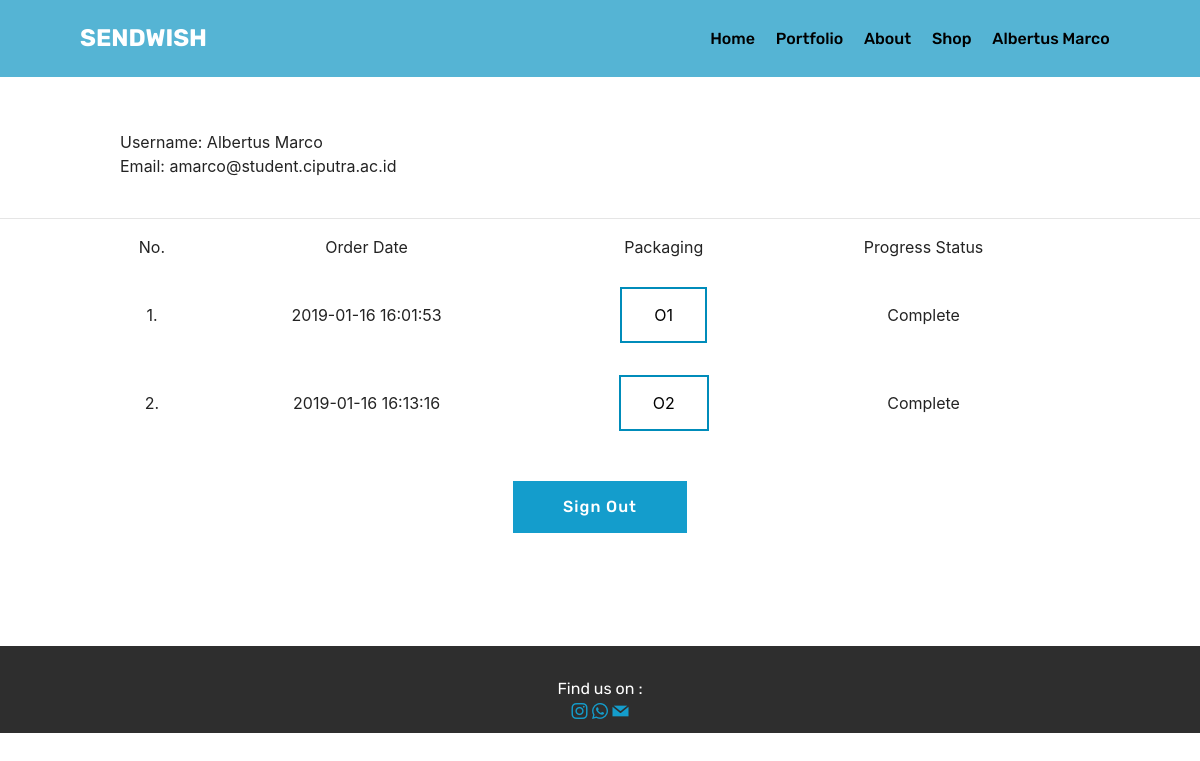
The app's page /profile.php (signed in), older data.
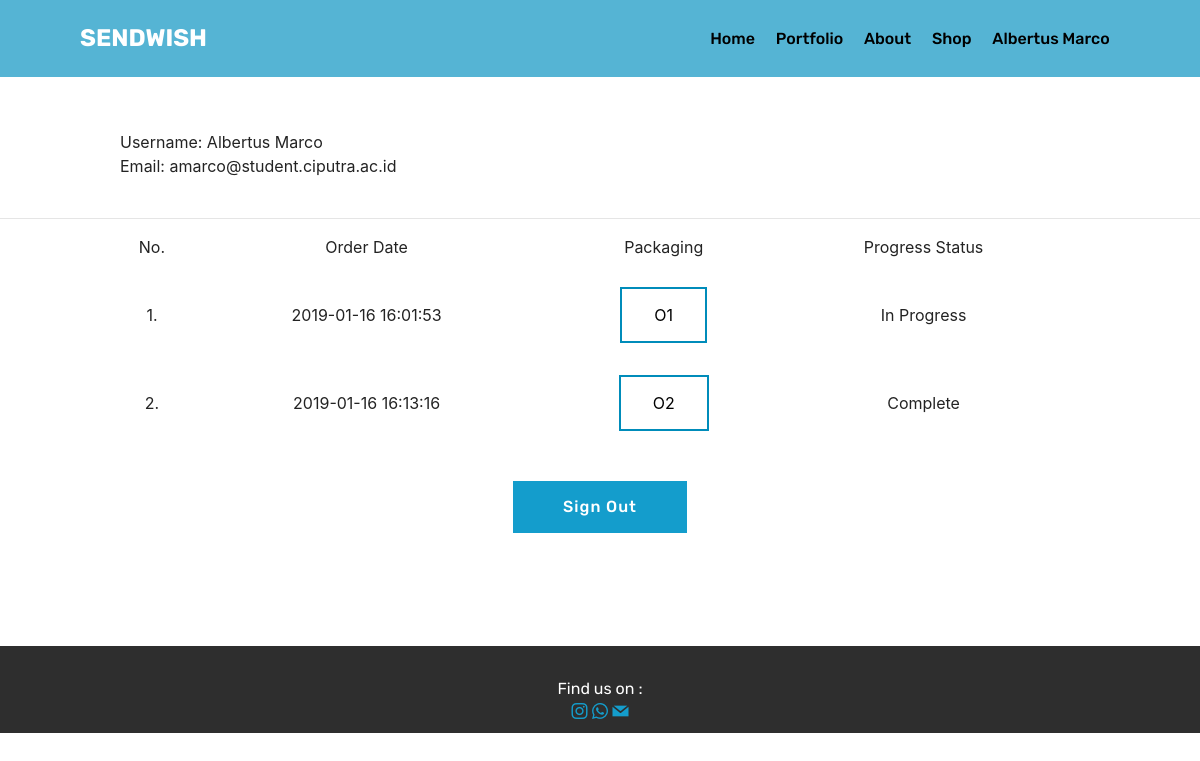
The same page, newer data.
### tables this page shows
CREATE TABLE IF NOT EXISTS `order` (
  `id_order` varchar(50) NOT NULL DEFAULT '',
  `id_customer` varchar(50) NOT NULL,
  `id_product` varchar(50) NOT NULL,
  `material` varchar(50) DEFAULT NULL,
  `combination` varchar(50) DEFAULT NULL,
  `lamination` varchar(50) DEFAULT NULL,
  `available` varchar(50) DEFAULT NULL,
  `size1` varchar(45) DEFAULT NULL,
  `size2` varchar(45) DEFAULT NULL,
  `size3` varchar(45) DEFAULT NULL,
  `path_custom` varchar(50) NOT NULL,
  `qty` int(10) unsigned NOT NULL,
  `price` int(10) unsigned NOT NULL,
  `status` varchar(50) NOT NULL,
  `order_time` timestamp NOT NULL DEFAULT CURRENT_TIMESTAMP,
  `path_dp` varchar(50) NOT NULL,
  `path_paid` varchar(50) NOT NULL
);

### koneksi.php (called while the page is built, shortened)
<?php
	function viewData($sql)
	{
		$con = mysqli_connect("localhost", "root", "", "pfw");
		$result = mysqli_query($con, $sql);
		return $result;
	}
?>

### profile.php (the view, shortened to what this page needs)
<?php
  include "menu.php";
?>
<!DOCTYPE html>
<html >
<head>
  <link rel="stylesheet" href="assets/web/assets/mobirise-icons/mobirise-icons.css">
  <link rel="stylesheet" href="assets/tether/tether.min.css">
  <link rel="stylesheet" href="assets/bootstrap/css/bootstrap.min.css">
  <link rel="stylesheet" href="assets/bootstrap/css/bootstrap-grid.min.css">
  <link rel="stylesheet" href="assets/bootstrap/css/bootstrap-reboot.min.css">
  <link rel="stylesheet" href="assets/dropdown/css/style.css">
  <link rel="stylesheet" href="assets/socicon/css/styles.css">
  <link rel="stylesheet" href="assets/theme/css/style.css">
  <link rel="stylesheet" href="assets/mobirise/css/mbr-additional.css" type="text/css">
  <link rel="stylesheet" href="css/normalize.css">
</head>
<body>
  <section class="features18 popup-btn-cards cid-rbljldAFZH" id="features18-k">
    <form id="formAdmin" name="form1" method="post" action="">
      <p>&nbsp;</p>
      <table class="noBorder" align="center" width="80%">
        <tr align="left">
          <?php
            $emailcust = $_SESSION['email'];
            $sql = "SELECT `customer`.name from `customer` WHERE `email`='$emailcust';";
            $data = viewData($sql);
            $row = mysqli_fetch_row($data);
            echo ("<td class='noBorder'>Username: $row[0]<td>");
          ?>
        </tr>
        <tr>
          <?php
            $sql = "SELECT `customer`.email from `customer` WHERE `email`='$emailcust';";
            $data = viewData($sql);
            $row = mysqli_fetch_row($data);
            echo ("<td class='noBorder'>Email: $row[0]<td>");
          ?>
        </tr>
      </table>
      <p>&nbsp;</p>
      <table class="noBorder" align="center" width="80%">
        <tr align="center">
          <hr>
          <td>No.</td>
          <td>Order Date</td>
          <td>Packaging</td>
          <td>Progress Status</td>
        </tr>
        <?php
          $no = 0;
          $sql = "SELECT `order`.order_time, `order`.id_order, `order`.status FROM `customer`, `order` WHERE `customer`.`email` = '$emailcust' AND `order`.id_customer = `customer`.id_customer ORDER BY `order`.order_time ASC";
          $data = viewData($sql);
          while ($row = mysqli_fetch_row($data))
          {
		        echo ("<tr align='center'><td>&nbsp;</td><td>&nbsp;</td><td>&nbsp;</td><td>&nbsp;</td><td>&nbsp;</td></tr>");
            echo ("<tr align='center'><td>". ++$no .".</td><td>$row[0]</td><td>");
            echo '<input class="button button2" type="submit" name="btnOrderID" id="btnOrderID" value="'.$row[1].'" formaction="detail.php?orderID='.$row[1].'"/>';
            echo ("</td><td>$row[2]</td></tr>");
          }
        ?>
      </table>
      <p>&nbsp;</p>
      <p align="center">
        <input class="btn btn-form btn-primary display-4" type="submit" name="signout" id="signout" value="Sign Out" />
      </p>
    </form>
  </section>
 <section once="" class="cid-rblxeb4aPl" id="footer6-r">
    <div class="container">
        <div class="media-container-row align-center mbr-white">
            <div class="col-12">
                <p class="mbr-text mb-0 mbr-fonts-style display-7">
                    Find us on :</p>
            </div>
        </div>
    </div>
    <div class="container">
        <div class="media-container-row align-center mbr-white">
            <div class="row social-row">
                <div class="social-list align-right pb-2">
                <div class="soc-item">
                        <a href="https://instagram.com/sendwish.id" target="_blank">
                            <span class="mbr-iconfont mbr-iconfont-social socicon-instagram socicon"></span>
                        </a>
                         <a href="https://wa.me/6283833002258" target="_blank">
                            <span class="mbr-iconfont mbr-iconfont-social socicon-whatsapp socicon"></span>
                        </a>
                         <a href="contactmail.php" target="_blank">
                            <span class="mbr-iconfont mbr-iconfont-social socicon-mail socicon"></span>
                        </a>
                    </div></div>
            </div>
        </div>
    </div>
</section>
</body>
</html>

Row changes from the older to the newer data that the page shows:
changed order "O1": status "Complete" → "In Progress"
